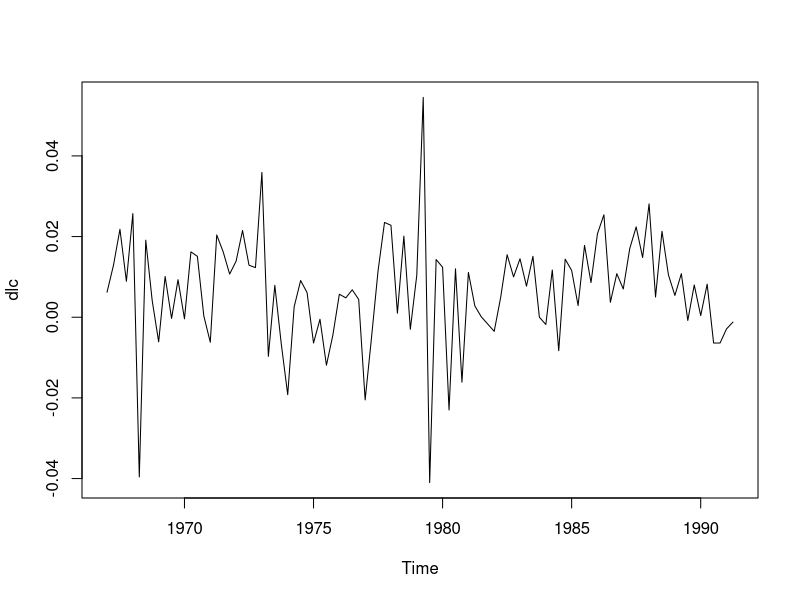
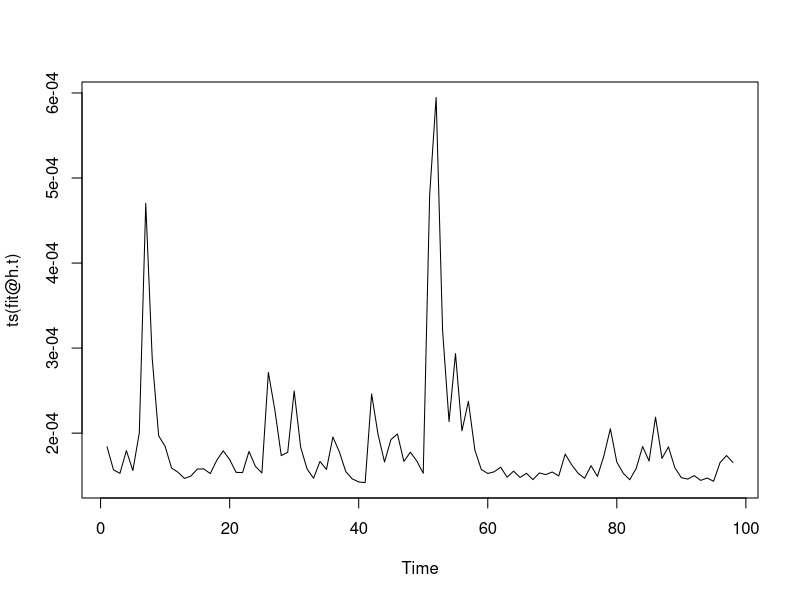

Here is the R script that generated these plots, in order:
library(urca)
data("Raotbl3")
Raotbl3
lc <- ts(Raotbl3$lc, start=c(1966,4),
         frequency=4)
dlc <- diff(lc)
plot(dlc)

library(fGarch)
fit <- garchFit(~ garch(1,1), data=dlc)
summary(fit)
fit@fitted
fit@h.t
plot(ts(fit@h.t))
predict(fit, n.ahead=4)

fit <- garchFit(~ garch(3,0), data=dlc)
summary(fit)

fit <- garchFit(~ arma(2,3) + garch(1,1),
                data=dlc)
summary(fit)
